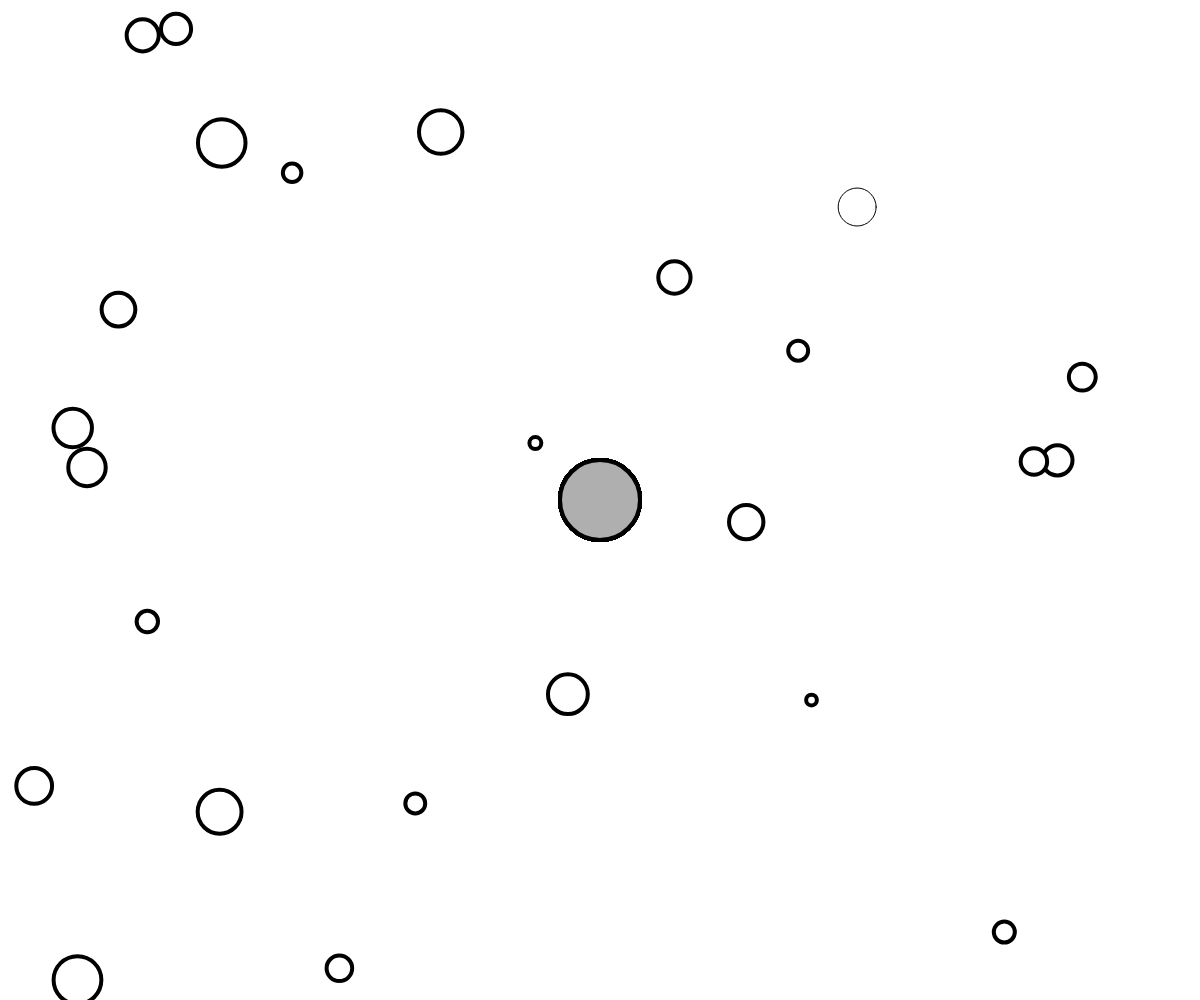
Frame 1 (no input)
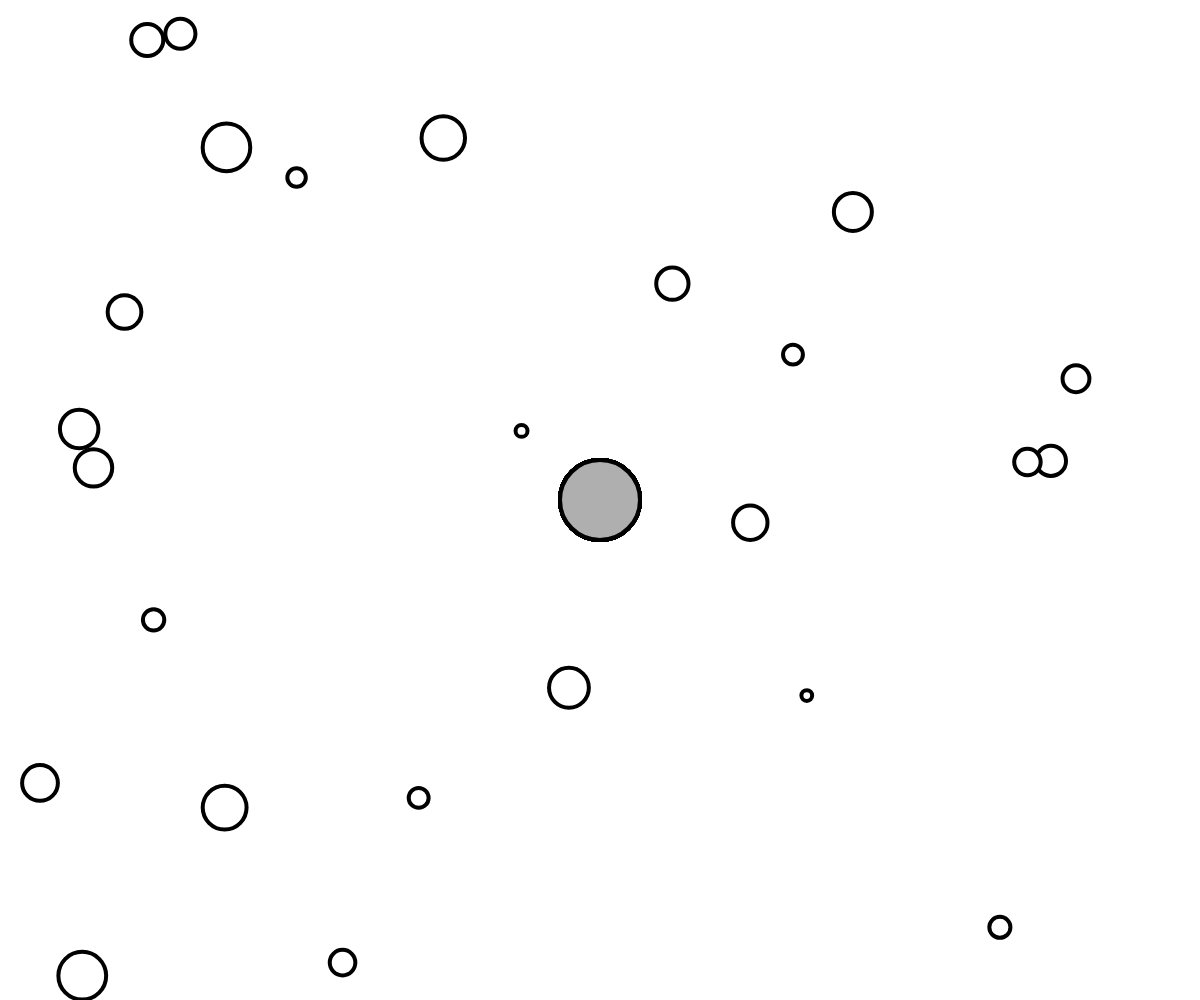
Frame 60 (no input)
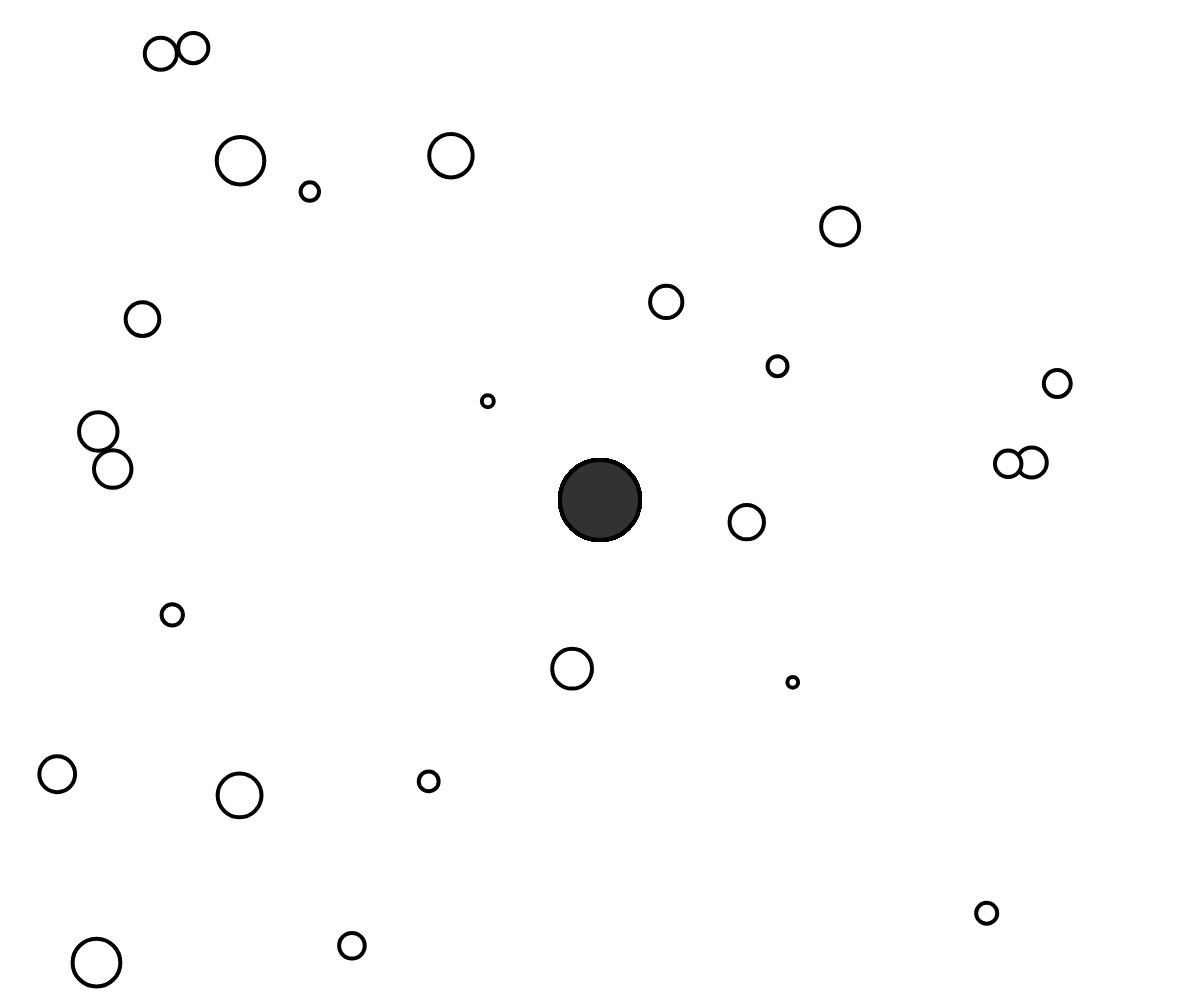
Frame 120 (the mouse pressed at the canvas centre since frame 60)

The p5.js sketch that drew these frames (run headless with seeded random() and noise() and a simulated clock; from frame 60 on, the mouse is pressed at the canvas centre):

// p5.js sketch
// ── sketch.js
let movers = [];
let attractor;

let G = 1.0;

function setup() {
  createCanvas(windowWidth, windowHeight);
  for (let i = 0; i < 25; i++) {
    movers.push(new Mover(random(0, width), random(0, height), random(0.5, 3)));
  }
  attractor = new Attractor();
}

function draw() {
  background(255);
  for (let mover of movers) {
    let force = attractor.attract(mover);
    mover.applyForce(force);

    mover.update();
    mover.show();
    attractor.show();
  }
}

function mouseMoved() {
  attractor.handleHover(mouseX, mouseY);
}

function mousePressed() {
  attractor.handlePress(mouseX, mouseY);
}

function mouseDragged() {
  attractor.handleHover(mouseX, mouseY);
  attractor.handleDrag(mouseX, mouseY);
}

function mouseReleased() {
  attractor.stopDragging();
}

// ── attractor.js

class Attractor {
  constructor() {
    this.position = createVector(width / 2, height / 2);
    this.mass = 40;
    this.dragOffset = createVector(0, 0);
    this.dragging = false;
    this.rollover = false;
    this.G = 2;
  }

  attract(mover) {
    // Calculate direction of force
    let force = p5.Vector.sub(this.position, mover.position);
    // Distance between objects
    let distance = force.mag();
    // Limiting the distance to eliminate "extreme" results for very close or very far objects
    distance = constrain(distance, 5, 150);

    // Calculate gravitional force magnitude
    let strength = (this.G * this.mass * mover.mass) / (distance * distance);
    
    let threshold = 150;
    if (distance < threshold) {
      strength *= -1;
    }
    // Get force vector --> magnitude * direction
    force.setMag(strength);
    return force;
  }

  // Method to display
  show() {
    strokeWeight(4);
    stroke(0);
    if (this.dragging) {
      fill(50);
    } else if (this.rollover) {
      fill(100);
    } else {
      fill(175, 200);
    }
    circle(this.position.x, this.position.y, this.mass * 2);
  }

  // The methods below are for mouse interaction
  handlePress(mx, my) {
    let d = dist(mx, my, this.position.x, this.position.y);
    if (d < this.mass) {
      this.dragging = true;
      this.dragOffset.x = this.position.x - mx;
      this.dragOffset.y = this.position.y - my;
    }
  }

  handleHover(mx, my) {
    let d = dist(mx, my, this.position.x, this.position.y);
    if (d < this.mass) {
      this.rollover = true;
    } else {
      this.rollover = false;
    }
  }

  stopDragging() {
    this.dragging = false;
  }

  handleDrag(mx, my) {
    if (this.dragging) {
      this.position.x = mx + this.dragOffset.x;
      this.position.y = my + this.dragOffset.y;
    }
  }
}
// ── mover.js
class Mover {
  constructor(x, y, m) {
    this.mass = m;
    this.radius = this.mass * 8;
    this.position = createVector(x, y);
    this.velocity = createVector(0, 0); // On démarre avec une vitesse horizontale
    this.acceleration = createVector(0, 0);
    this.maxSpeed = 15;
  }

  applyForce(force) {
    let f = p5.Vector.div(force, this.mass);
    this.acceleration.add(f);
  }

  update() {
    this.velocity.add(this.acceleration);
    this.velocity.limit(this.maxSpeed);
    this.position.add(this.velocity);
    this.acceleration.mult(0);
  }


  show() {
    fill(255);
    circle(this.position.x, this.position.y, this.radius * 2);
  }
}
